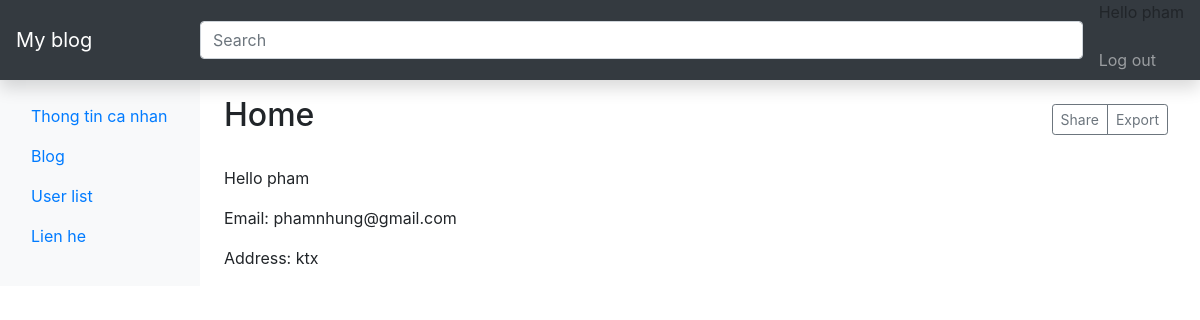
The page / (signed in) on the database its author committed.
### home/models.py (models this page shows)
class User(AbstractBaseUser, PermissionsMixin):
    email = models.EmailField(db_index=True, unique=True, max_length=254)
    first_name = models.CharField(max_length=240)
    last_name = models.CharField(max_length=255)
    address = models.CharField(max_length=255)
    is_staff = models.BooleanField(default=True)
    is_active = models.BooleanField(default=True)
    is_superuser = models.BooleanField(default=False)
    objects = CustomUserManager()
    USERNAME_FIELD = 'email'
    REQUIRED_FIELDS = ['first_name', 'last_name', 'address']
    class Meta:
        verbose_name = 'User'
        verbose_name_plural = 'Users'

### home/views.py (the view)
# urls.py: path('', views.index),
def index(request):
    return render(request, 'pages/home.html')

### home/templates/pages/home.html (shortened to what this page needs)
{% extends "pages/base.html" %}
{% block page_name %}Home{% endblock %}
{% block content %}
{% if user.email %}
<p>Hello {{user.first_name}}</p>
<p>Email: {{user.email}}</p>
<p>Address: {{user.address}}</p>
{% else %}
<p>You need to log in to see your information.</p>
{% endif %}
{% endblock %}

### home/templates/pages/base.html (shortened to what this page needs)
<!DOCTYPE html>
<html lang="en">
<head>
    {% load static %}
    <link rel="stylesheet" href=" {% static 'css/update/base.css' %}" type="text/css">
    <link rel="stylesheet" href=" {% static 'css/bootstrap.min.css' %}" type="text/css">
</head>
<body>
    <nav class="navbar navbar-dark sticky-top bg-dark flex-md-nowrap p-0 shadow">
        <a class="navbar-brand col-md-3 col-lg-2 mr-0 px-3" href="#">My blog</a>
        <input class="form-control form-control-dark w-100" type="text" placeholder="Search" aria-label="Search">
        <ul class="navbar-nav px-3">
            {% if user.email %}
            <li class="nav-item text-nowrap">
                <p>Hello {{user.first_name}}</p>
            </li>
            <li class="nav-item text-nowrap">
                <a class="nav-link" href="{% url 'logout'%}">Log out</a>
            </li>
            {% endif %}
        </ul>
    </nav>
    <div class="container-fluid">
        <div class="row">
            <nav id="sidebarMenu" class="col-md-3 col-lg-2 d-md-block bg-light sidebar collapse">
                <div class="sidebar-sticky pt-3">
                    <ul class="nav flex-column">
                        <li class="nav-item">
                            <a class="nav-link" href="/">
                                Thong tin ca nhan
                            </a>
                        </li>
                        <li class="nav-item">
                            <a class="nav-link" href="{% url 'blog' %}">
                                Blog
                            </a>
                        </li>
                        <li class="nav-item">
                            <a class="nav-link" href="{% url 'user_list' %}">
                                User list<span class="sr-only">(current)</span>
                            </a>
                        </li>
                        <li class="nav-item">
                            <a class="nav-link" href="{% url 'contact' %}">
                                Lien he
                            </a>
                        </li>
                    </ul>
                </div>
            </nav>
            <main role="main" class="col-md-9 ml-sm-auto col-lg-10 px-md-4">
                <div class="d-flex justify-content-between flex-wrap flex-md-nowrap align-items-center pt-3 pb-2 mb-3 ">
                    <h1 class="h2">{% block page_name %}{% endblock %}</h1>
                    <div class="btn-toolbar mb-2 mb-md-0">
                        <div class="btn-group mr-2">
                            <button type="button" class="btn btn-sm btn-outline-secondary">Share</button>
                            <button type="button" class="btn btn-sm btn-outline-secondary">Export</button>
                        </div>
                    </div>
                </div>
                {% block content %}{% endblock %}
            </main>
        </div>
    </div>
</body>
</html>

### static/css/update/base.css (style rules this page uses)
:root { --primary-color: #cdecf7; --navbar-color:#2793ba; --sidebar-color:#034157; }
.row:last-child { flex-grow: 1; }

### rows shown on the page
User: first_name "pham", email "phamnhung@gmail.com", address "ktx"
